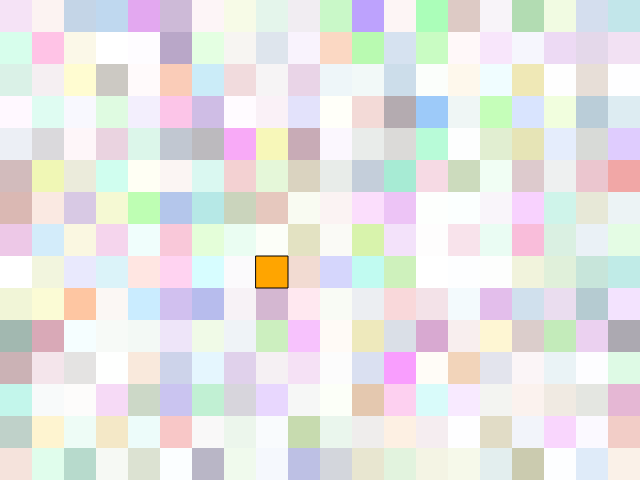
Frame 1 (no input)
Frame 60 (no input): identical to frame 1, image omitted
Frame 120 (the mouse pressed at the canvas centre since frame 60): identical to frame 1, image omitted

The p5.js sketch that drew this single still picture (run headless with seeded random() and noise() and a simulated clock; from frame 60 on, the mouse is pressed at the canvas centre):

// p5.js sketch
// ── sketch.js
var SIZE = 32;
var player;
var map;

function Pixel(r, g, b, a) {
	this.r = r;
	this.g = g;
	this.b = b;
	this.a = a;
}

function Map(rows, cols) {
	this.rows = rows;
	this.cols = cols;
	this.grid = new Array(cols);
	
	for (var y = 0; y < cols; y++) {
		this.grid[y] = new Array(rows);
		for (var x = 0; x < rows; x++) {
			this.grid[y][x] = new Pixel(random(255), random(255), random(255), random(100));
		}
	}
	
	this.draw = function() {
		push();
		noStroke();
		for (var y = 0; y < this.cols; y++) {
			for (var x = 0; x < this.rows; x++) {
				var p = this.grid[y][x];
				var clr = color(p.r, p.g, p.b);
				clr.setAlpha(p.a);
				fill(clr);
				rect(x * SIZE, y * SIZE, SIZE, SIZE);
			}
		}
		pop();
	};
}

function Player() {
	this.color = "orange";
	this.position = {
		x: 256,
		y: 256
	};
	this.velocity = {
		x: 0,
		y: 0
	};
	this.speed = 4;
	this.width = SIZE;
	this.height = SIZE;

	this.update = function() {
		this.position.x += this.velocity.x;
		this.position.y += this.velocity.y;
		this.checkBoundaries();
	};

	this.draw = function() {
		fill(this.color);
		rect(this.position.x, this.position.y, this.width, this.height);
	};

	this.checkBoundaries = function() {
		if (this.position.x < 0) {
			this.position.x = 0;
		}
		else if (this.position.x > width - this.width) {
			this.position.x = width - this.width;
		}

		if (this.position.y < 0) {
			this.position.y = 0;
		}
		else if (this.position.y > height - this.height) {
			this.position.y = height - this.height;
		}
	};
}

function setup() {
	createCanvas(SIZE * 20, SIZE * 15);
	map = new Map(20, 15);
	player = new Player();
}

function draw() {
	background(255);
	map.draw();
	player.update();
	player.draw();
}

function keyPressed() {
	switch (keyCode) {
		case 37:
			player.velocity.x = -player.speed;
			break;
		case 38:
			player.velocity.y = -player.speed;
			break;
		case 39:
			player.velocity.x = player.speed;
			break;
		case 40:
			player.velocity.y = player.speed;
			break;
	}
}

/*function keyReleased() {
	switch(keyCode) {
		case 37:
			player.velocity.x = 0;
			break;
		case 38:
			player.velocity.y = 0;
			break;
		case 39:
			player.velocity.x = 0;
			break;
		case 40:
			player.velocity.y = 0;
			break;
	}
}*/
